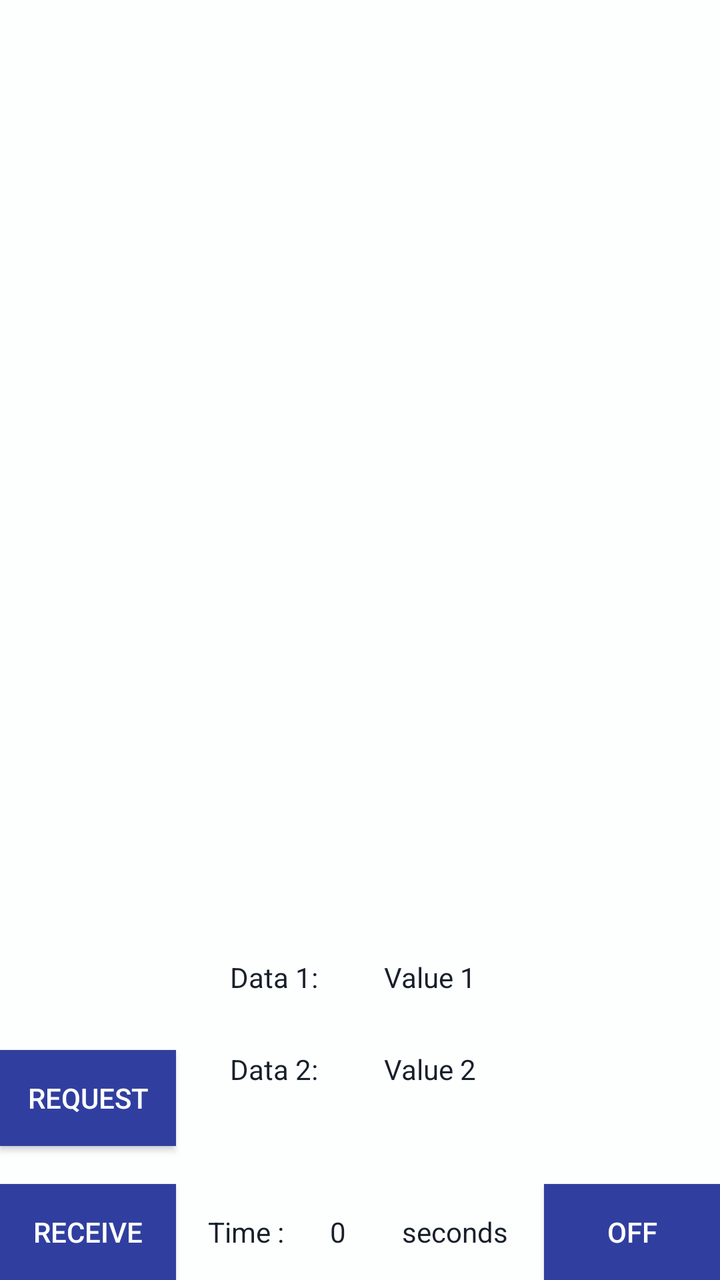
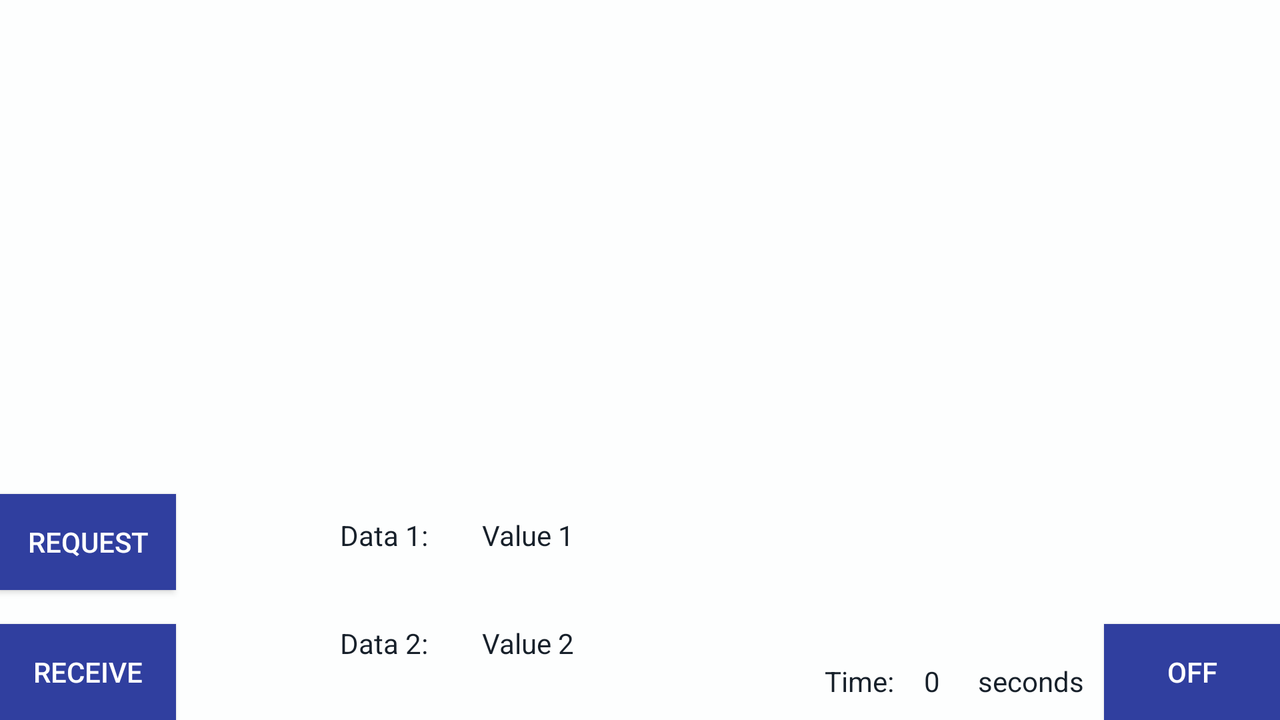

Two renders of one Android screen. The first uses the default layout on a phone; the second uses the alternative layout the repository ships for a different screen configuration, on a matching device. The two XML files are below.
<!-- AndroidManifest.xml: application theme AppTheme -->
<!-- res/layout/activity_display.xml -->
<?xml version="1.0" encoding="utf-8"?>
<RelativeLayout xmlns:android="http://schemas.android.com/apk/res/android"
    xmlns:app="http://schemas.android.com/apk/res-auto"
    xmlns:tools="http://schemas.android.com/tools"
    android:layout_width="match_parent"
    android:layout_height="match_parent"
    android:background="@color/white"
    tools:context="bangalore.pes.controller.DisplayActivity"
    tools:layout_editor_absoluteY="81dp"
    tools:layout_editor_absoluteX="0dp">

    <RelativeLayout
        android:layout_width="150dp"
        android:layout_height="100dp"
        android:layout_marginLeft="11dp"
        android:layout_marginStart="11dp"
        android:layout_marginTop="17dp"
        android:layout_alignParentTop="true"
        android:id="@+id/relativeLayout1"
        android:layout_alignParentLeft="true"
        android:layout_alignParentStart="true">

    </RelativeLayout>

    <RelativeLayout
        android:layout_width="150dp"
        android:layout_height="100dp"
        android:layout_alignBottom="@+id/relativeLayout1"
        android:layout_toRightOf="@+id/relativeLayout1"
        android:layout_toEndOf="@+id/relativeLayout1"
        android:layout_marginLeft="31dp"
        android:id="@+id/relativeLayout2"
        android:layout_marginStart="31dp">

    </RelativeLayout>

    <RelativeLayout
        android:layout_width="150dp"
        android:layout_height="100dp"
        android:layout_marginTop="20dp"
        android:layout_below="@+id/relativeLayout1"
        android:layout_alignRight="@+id/relativeLayout2"
        android:layout_alignEnd="@+id/relativeLayout2"
        android:layout_marginRight="88dp"
        android:id="@+id/relativeLayout3"
        android:layout_marginEnd="88dp">

    </RelativeLayout>

    <Button
        android:id="@+id/button9"
        android:layout_width="wrap_content"
        android:layout_height="wrap_content"
        android:layout_alignParentBottom="true"
        android:layout_alignParentLeft="true"
        android:layout_alignParentStart="true"
        android:background="@color/colorPrimaryDark"
        android:layout_marginBottom="67dp"
        android:text="Request" />

    <Button
        android:id="@+id/button"
        android:layout_width="wrap_content"
        android:layout_height="wrap_content"
        android:layout_alignParentBottom="true"
        android:layout_alignParentLeft="true"
        android:background="@color/colorPrimaryDark"
        android:layout_alignParentStart="true"
        android:text="Receive" />

    <TextView
        android:id="@+id/textView2"
        android:layout_width="wrap_content"
        android:layout_height="wrap_content"
        android:layout_above="@+id/button9"
        android:layout_alignLeft="@+id/relativeLayout3"
        android:layout_alignStart="@+id/relativeLayout3"
        android:layout_marginBottom="27dp"
        android:layout_marginLeft="11dp"
        android:layout_marginStart="11dp"
        android:textColor="@color/black"
        android:textColorHint="@color/black"
        android:text="Data 1:" />

    <TextView
        android:id="@+id/textView4"
        android:layout_width="wrap_content"
        android:layout_height="wrap_content"
        android:textColor="@color/black"
        android:textColorHint="@color/black"
        android:text="Data 2:"
        android:layout_below="@+id/textView2"
        android:layout_alignLeft="@+id/textView2"
        android:layout_alignStart="@+id/textView2" />

    <TextView
        android:id="@+id/textView"
        android:layout_width="wrap_content"
        android:layout_height="wrap_content"
        android:layout_alignBottom="@+id/textView2"
        android:textColor="@color/black"
        android:textColorHint="@color/black"
        android:layout_alignLeft="@+id/relativeLayout2"
        android:layout_alignStart="@+id/relativeLayout2"
        android:text="Value 1" />

    <TextView
        android:id="@+id/textView10"
        android:layout_width="wrap_content"
        android:layout_height="wrap_content"
        android:layout_alignLeft="@+id/textView"
        android:layout_alignStart="@+id/textView"
        android:layout_below="@+id/textView2"
        android:textColor="@color/black"
        android:textColorHint="@color/black"
        android:text="Value 2" />

    <TextView
        android:id="@+id/textView9"
        android:layout_width="wrap_content"
        android:layout_height="wrap_content"
        android:textColor="@color/black"
        android:textColorHint="@color/black"
        android:text="Time :"
        android:layout_alignBaseline="@+id/button"
        android:layout_alignBottom="@+id/button"
        android:layout_alignLeft="@+id/relativeLayout3"
        android:layout_alignStart="@+id/relativeLayout3" />

    <TextView
        android:id="@+id/textView6"
        android:layout_width="wrap_content"
        android:layout_height="wrap_content"
        android:layout_alignTop="@+id/textView9"
        android:layout_marginLeft="23dp"
        android:layout_marginStart="23dp"
        android:layout_toEndOf="@+id/textView9"
        android:layout_toRightOf="@+id/textView9"
        android:textColor="@color/black"
        android:textColorHint="@color/black"
        android:text="0" />

    <TextView
        android:id="@+id/textView13"
        android:layout_width="wrap_content"
        android:layout_height="wrap_content"
        android:textColor="@color/black"
        android:textColorHint="@color/black"
        android:text="seconds"
        android:layout_alignBaseline="@+id/textView6"
        android:layout_alignBottom="@+id/textView6"
        android:layout_alignRight="@+id/relativeLayout3"
        android:layout_alignEnd="@+id/relativeLayout3" />

    <Button
        android:id="@+id/button2"
        android:layout_width="wrap_content"
        android:layout_height="wrap_content"
        android:layout_alignParentEnd="true"
        android:layout_alignParentRight="true"
        android:layout_alignTop="@+id/button"
        android:background="@color/colorPrimaryDark"
        android:text="Off" />
</RelativeLayout>
<!-- resources referenced by this layout -->
<resources>
  <color name="black">#17202a</color>
  <color name="colorPrimaryDark">#303F9F</color>
  <color name="white">#fdfefe</color>
  <style name="AppTheme" parent="Theme.AppCompat">
          
          <item name="colorPrimary">@color/colorPrimary</item>
          <item name="colorPrimaryDark">@color/colorPrimaryDark</item>
          <item name="colorAccent">@color/colorAccent</item>
      </style>
  <color name="colorPrimary">#3F51B5</color>
  <color name="colorAccent">#FF4081</color>
</resources>
<!-- res/layout-land/activity_display.xml (the repository's variant of the layout above) -->
<!-- drawn on the phone turned sideways -->
<?xml version="1.0" encoding="utf-8"?>
<RelativeLayout xmlns:android="http://schemas.android.com/apk/res/android"
    xmlns:app="http://schemas.android.com/apk/res-auto"
    xmlns:tools="http://schemas.android.com/tools"
    android:layout_width="match_parent"
    android:layout_height="match_parent"
    android:orientation="horizontal"
    android:background="@color/white"
    tools:context="bangalore.pes.controller.DisplayActivity">

    <RelativeLayout
        android:layout_width="150dp"
        android:layout_height="100dp"
        android:layout_alignParentTop="true"
        android:layout_alignParentLeft="true"
        android:layout_alignParentStart="true"
        android:layout_marginLeft="20dp"
        android:id="@+id/relativeLayout1"
        android:layout_marginStart="20dp"
        android:layout_marginTop="25dp">

    </RelativeLayout>

    <RelativeLayout
        android:layout_width="150dp"
        android:layout_height="100dp"
        android:layout_alignTop="@+id/relativeLayout1"
        android:layout_toRightOf="@+id/relativeLayout1"
        android:layout_toEndOf="@+id/relativeLayout1"
        android:id="@+id/relativeLayout2"
        android:layout_marginLeft="100dp"
        android:layout_marginStart="35dp">

    </RelativeLayout>

    <RelativeLayout
        android:layout_width="150dp"
        android:layout_height="100dp"
        android:id="@+id/relativeLayout3"
        android:layout_marginRight="28dp"
        android:layout_marginEnd="28dp"
        android:layout_alignTop="@+id/relativeLayout2"
        android:layout_alignParentRight="true"
        android:layout_alignParentEnd="true">

    </RelativeLayout>

    <Button
        android:id="@+id/button9"
        android:layout_width="wrap_content"
        android:layout_height="wrap_content"
        android:layout_marginBottom="17dp"
        android:text="Request"
        android:layout_above="@+id/button"
        android:background="@color/colorPrimaryDark"
        android:layout_alignParentLeft="true"
        android:layout_alignParentStart="true" />

    <Button
        android:id="@+id/button"
        android:layout_width="wrap_content"
        android:layout_height="wrap_content"
        android:layout_alignParentBottom="true"
        android:layout_alignParentLeft="true"
        android:background="@color/colorPrimaryDark"
        android:layout_alignParentStart="true"
        android:text="Receive" />

    <TextView
        android:id="@+id/textView3"
        android:layout_width="wrap_content"
        android:layout_height="wrap_content"
        android:layout_alignTop="@+id/button9"
        android:layout_marginTop="11dp"
        android:textColorHint="@color/black"
        android:textColor="@color/black"
        android:layout_toEndOf="@+id/relativeLayout1"
        android:layout_toRightOf="@+id/relativeLayout1"
        android:text="Data 1:" />

    <TextView
        android:id="@+id/textView5"
        android:layout_width="wrap_content"
        android:layout_height="wrap_content"
        android:layout_alignLeft="@+id/textView3"
        android:layout_alignStart="@+id/textView3"
        android:layout_alignTop="@+id/button"
        android:textColor="@color/black"
        android:textColorHint="@color/black"
        android:text="Data 2:" />

    <TextView
        android:id="@+id/textView"
        android:layout_width="wrap_content"
        android:layout_height="wrap_content"
        android:layout_alignTop="@+id/textView3"
        android:layout_marginLeft="27dp"
        android:layout_marginStart="27dp"
        android:textColorHint="@color/black"
        android:textColor="@color/black"
        android:layout_toEndOf="@+id/textView3"
        android:layout_toRightOf="@+id/textView3"
        android:text="Value 1" />

    <TextView
        android:id="@+id/textView10"
        android:layout_width="wrap_content"
        android:layout_height="wrap_content"
        android:layout_alignBottom="@+id/textView5"
        android:textColor="@color/black"
        android:textColorHint="@color/black"
        android:layout_alignLeft="@+id/textView"
        android:layout_alignStart="@+id/textView"
        android:text="Value 2" />

    <TextView
        android:id="@+id/textView11"
        android:layout_width="wrap_content"
        android:layout_height="wrap_content"
        android:layout_below="@+id/textView10"
        android:layout_marginEnd="15dp"
        android:layout_marginRight="15dp"
        android:layout_toLeftOf="@+id/relativeLayout3"
        android:layout_toStartOf="@+id/relativeLayout3"
        android:textColorHint="@color/black"
        android:textColor="@color/black"
        android:text="Time:" />

    <TextView
        android:id="@+id/textView6"
        android:layout_width="wrap_content"
        android:layout_height="wrap_content"
        android:layout_alignBottom="@+id/textView11"
        android:layout_toEndOf="@+id/textView11"
        android:layout_toRightOf="@+id/textView11"
        android:textColor="@color/black"
        android:textColorHint="@color/black"
        android:text="0" />

    <TextView
        android:id="@+id/textView15"
        android:layout_width="wrap_content"
        android:layout_height="wrap_content"
        android:layout_marginLeft="19dp"
        android:layout_marginStart="19dp"
        android:text="seconds"
        android:textColor="@color/black"
        android:textColorHint="@color/black"
        android:layout_alignBaseline="@+id/textView6"
        android:layout_alignBottom="@+id/textView6"
        android:layout_toRightOf="@+id/textView6"
        android:layout_toEndOf="@+id/textView6" />

    <Button
        android:id="@+id/button2"
        android:layout_width="wrap_content"
        android:layout_height="wrap_content"
        android:background="@color/colorPrimaryDark"
        android:layout_alignParentEnd="true"
        android:layout_alignParentRight="true"
        android:layout_alignTop="@+id/textView10"
        android:text="Off" />
</RelativeLayout>
